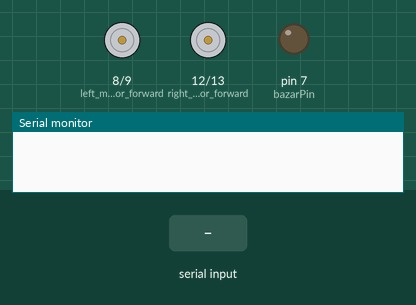
A sketch run on a simulated Arduino Uno, built with avr-gcc and run on an emulated ATmega328P. Parts: motor-driver pin pairs drawn as motors (green arrow = first pin HIGH = forward, orange = second pin HIGH = backward, longer = more drive, scaled by the enable pin), output pins drawn as LEDs (lit = HIGH), the last lines printed to the serial monitor. The inputs (shaded band) are chosen by the test bench.

Above: at 1.2 s.
1.3 s: "f" received over Serial
At 1.9 s:
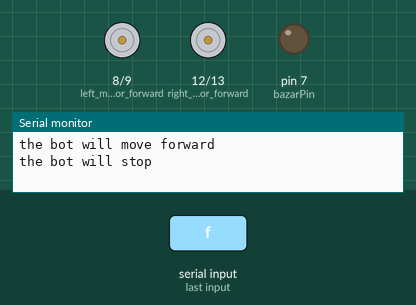
2.9 s: "b" received over Serial
At 4.2 s:
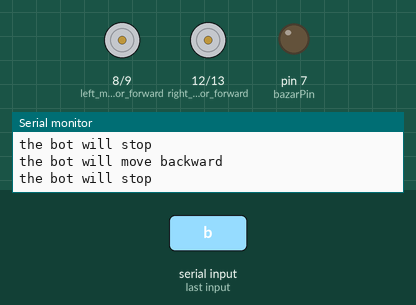
4.5 s: "l" received over Serial
At 5.2 s:
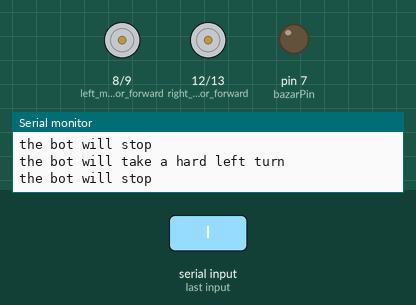
6.0 s: "r" received over Serial
At 6.4 s:
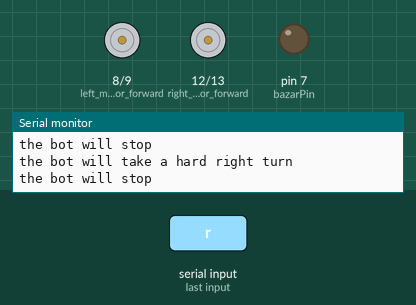
7.5 s: "s" received over Serial
At 8.1 s:
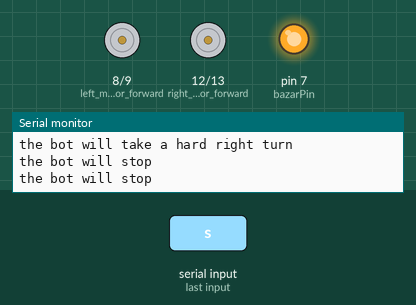
Timing chart, 0 to 12.0 s (numbered marks = the images above; inputs shaded):
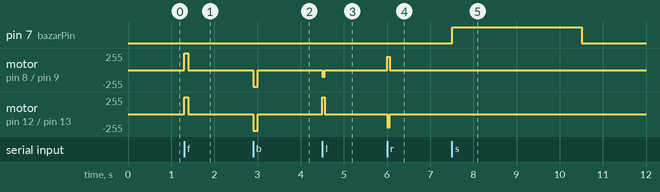

The sketch:

Arduino_Code.ino
```cpp
#define left_motor_forward 8
#define left_motor_backward 9
#define left_motor_pwm 10
#define right_motor_pwm 11
#define right_motor_forward 12
#define right_motor_backward 13
char c;
int iRPin=A0;
int bazarPin=7;
int sensor;
int sen;

void setup() {
  // put your setup code here, to run once:
    Serial.begin(9600);
  pinMode(left_motor_forward,OUTPUT);
  pinMode(left_motor_backward,OUTPUT);
  pinMode(right_motor_forward,OUTPUT);
  pinMode(right_motor_backward,OUTPUT);
  pinMode(bazarPin,OUTPUT);

}

void loop() {
  // put your main code here, to run repeatedly:
  while(Serial.available())
  {
    c=Serial.read();
    if(c=='f')
    forward();
    else if(c=='b')
    backward();
    else if(c=='l')
    left_turn();
    else if(c=='r')
    right_turn();
    else if(c=='s')
    {
      Stop();
      delay(10);
      IRSENSOR();

    }
    if(c=='x')
    bazar();
  }

}
void forward()
{
  Serial.println("the bot will move forward");
  digitalWrite(left_motor_forward,1);
  digitalWrite(right_motor_forward,1);
  digitalWrite(left_motor_backward,0);
  digitalWrite(right_motor_backward,0);
  analogWrite(left_motor_pwm,250);
  analogWrite(right_motor_pwm,250);
  delay(100);
  Stop();

}
void backward()
{
  Serial.println("the bot will move backward");
  digitalWrite(left_motor_backward,1);
  digitalWrite(right_motor_backward,1);
  digitalWrite(left_motor_forward,0);
  digitalWrite(right_motor_forward,0);
  analogWrite(left_motor_pwm,250);
  analogWrite(right_motor_pwm,250);
  delay(100);
  Stop();
}
void right_turn()  //hard right turn
{
  Serial.println("the bot will take a hard right turn");
  digitalWrite(left_motor_forward,1);
  digitalWrite(right_motor_forward,0);
  digitalWrite(left_motor_backward,0);
  digitalWrite(right_motor_backward,1);
  analogWrite(left_motor_pwm,200);
  analogWrite(right_motor_pwm,100);
  delay(60);   //you may have to vary the delay for perfect right turn..
  Stop();
}
void left_turn()    //hard left turn
{
  Serial.println("the bot will take a hard left turn");
  digitalWrite(left_motor_forward,0);
  digitalWrite(right_motor_forward,1);
  digitalWrite(left_motor_backward,1);
  digitalWrite(right_motor_backward,0);
  analogWrite(left_motor_pwm,100);
  analogWrite(right_motor_pwm,200);
  delay(60);   //you may have to vary the delay for perfect right turn..
  Stop();
}
void Stop()
{
  Serial.println("the bot will stop");
  analogWrite(left_motor_pwm,0);
  analogWrite(right_motor_pwm,0);
}
void IRSENSOR()
{
  sensor=analogRead(iRPin);
 sen=sensor/4;
  if(sen<255)
  {
    digitalWrite(bazarPin,HIGH);
    delay(3000);
    digitalWrite(bazarPin,LOW);
    delay(3000);
  }
}

void bazar()
{
  digitalWrite(bazarPin,HIGH);
  delay(5000);
  digitalWrite(bazarPin,LOW);
  delay(5000);
}
```

Measured:
- after the input at 1.3 s, motor on pin 8 (left_motor_forward) / pin 9 (left_motor_backward), motor on pin 12 (right_motor_forward) / pin 13 (right_motor_backward): stopped → forward 250/255 at once, → stopped 0.10 s later
- after the input at 2.9 s, motor on pin 8 (left_motor_forward) / pin 9 (left_motor_backward), motor on pin 12 (right_motor_forward) / pin 13 (right_motor_backward): stopped → backward 250/255 at once, → stopped 0.10 s later
- after the input at 4.5 s, motor on pin 8 (left_motor_forward) / pin 9 (left_motor_backward): stopped → backward 100/255 at once, → stopped 0.06 s later; motor on pin 12 (right_motor_forward) / pin 13 (right_motor_backward): stopped → forward 250/255 at once, → stopped 0.06 s later
- after the input at 6.0 s, motor on pin 8 (left_motor_forward) / pin 9 (left_motor_backward): stopped → forward 200/255 at once, → stopped 0.06 s later; motor on pin 12 (right_motor_forward) / pin 13 (right_motor_backward): stopped → backward 200/255 at once, → stopped 0.06 s later
- after the input at 7.5 s, pin 7 (bazarPin): LOW → HIGH at once, → LOW 3.0 s later
